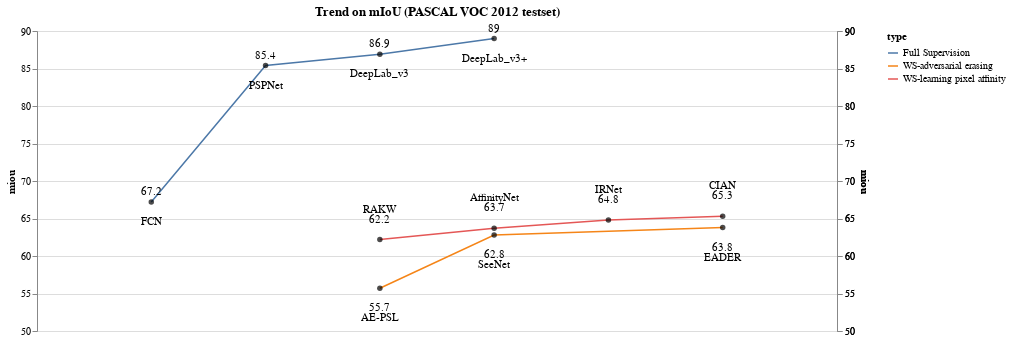

The notebook cell this image was saved under:
### Markdown cell above
## Trend

### Code cell
#@title
# https://medium.com/analytics-vidhya/creating-a-dual-axis-pareto-chart-in-altair-e3673107dd14
# https://altair-viz.github.io/user_guide/interactions.html
# https://www.datacamp.com/tutorial/altair-in-python

import altair as alt
import pandas as pd

y_scale = [50, 90]
x_scale = [0, 7]

viridis = ['#440154', '#472c7a', '#3b518b', '#2c718e', '#21908d', '#27ad81', '#5cc863', '#aadc32', '#fde725']


data = pd.DataFrame({'type': 4*["Full Supervision"],
                     'idx': [1, 2, 3, 4],
                     'year': ["2015", "2017", "2017", "2018"],
                     'nickname': ['FCN', 'PSPNet', 'DeepLab_v3', 'DeepLab_v3+'],
                     'miou' :[67.2, 85.4, 86.9, 89.0],
                     'backbone' :["unknown","unknown","unknown","unknown"]
                     }
                     )

weakly_data = pd.DataFrame({'type': 4*["WS-learning pixel affinity"],
                     'idx': [3, 4, 5, 6],
                     'year': ["2017", "2018", "2019.", "2020"],
                     'nickname': ['RAKW', 'AffinityNet', 'IRNet', 'CIAN'],
                     'miou' :[62.2, 63.7, 64.8, 65.3],
                     'backbone' :["unknown","unknown","unknown","unknown"]
                     }
                     )

weakly2_data = pd.DataFrame({'type': 3*["WS-adversarial erasing"],
                     'idx': [3, 4, 6],
                     'year': ["2017", "2018", "2020"],
                     'nickname': ['AE-PSL', 'SeeNet', 'EADER'],
                     'miou' :[55.7, 62.8, 63.8],
                     'backbone' :["unknown","unknown","unknown"]
                     }
                     )

def GetGraphElement(data, x_scale, y_scale, perf_measure, line_color = "#000000", point_color = "#000000", text_color = "#000000", text_y_pos = -10, textperf_y_pos=-20):
    base = alt.Chart(data).encode(
    x = alt.X("idx", scale=alt.Scale(domain=x_scale),axis=None),
    ).properties (
    width = 800,
    title = ["Trend on mIoU (PASCAL VOC 2012 testset)"]
    )

    line = base.mark_line(strokeWidth= 1.5, color = line_color).encode(
        y=alt.Y('miou', scale=alt.Scale(domain=y_scale),axis=alt.Axis(grid=True)),
        #text = alt.Text('nickname')
        color=alt.Color('type'),
        #opacity='type'
    )

    points = base.mark_circle(strokeWidth= 3, color = point_color).encode(
            y=alt.Y(perf_measure, scale=alt.Scale(domain=y_scale), axis=None),
            tooltip = [alt.Tooltip('year'),
            alt.Tooltip('nickname'),
            alt.Tooltip(perf_measure),
            alt.Tooltip('backbone'),],
    )

    point_nick = points.mark_text(align='center', baseline='middle', dy = text_y_pos,).encode(
        y= alt.Y(perf_measure, scale=alt.Scale(domain=y_scale), axis=None),
        text=alt.Text(perf_measure),
        color= alt.value(text_color)
    )
    point_perf = points.mark_text(align='center', baseline='middle', dy = textperf_y_pos).encode(
        y= alt.Y(perf_measure, scale=alt.Scale(domain=y_scale), axis=None),
        text=alt.Text('nickname'),
        color= alt.value(text_color)
    )   

    return base, line, points, point_nick, point_perf

def description_test(pos_x, pos_y, text, color):
    return alt.Chart({'values':[{}]}).mark_text(align = "left", baseline ="top").encode(
        x = alt.value(pos_x),
        y = alt.value(pos_y),
        text = alt.value([text]),
        color= alt.value(color)
    )
    

base, line, points, point_nick, point_perf = GetGraphElement(data, x_scale, y_scale, 'miou', 
                                                            line_color = "#fde725", point_color = "#000000", text_color = "#000000", 
                                                            text_y_pos = -10, textperf_y_pos=20)
base2, line2, points2, point_nick2, point_perf2 = GetGraphElement(weakly_data, x_scale, y_scale, 'miou', 
                                                                    line_color = "#cb4154", point_color = "#000000", text_color = "#000000", 
                                                                    text_y_pos = -20, textperf_y_pos=-30)
base3, line3, points3, point_nick3, point_perf3 = GetGraphElement(weakly2_data, x_scale, y_scale, 'miou', 
                                                                    line_color = "#3b518b", point_color = "#000000", text_color = "#000000", 
                                                                    text_y_pos = 20, textperf_y_pos=30)

(
    line+points+point_nick+point_perf+
    line2+points2+point_nick2+point_perf2+ 
    line3+points3+point_nick3+point_perf3
).resolve_scale(y = 'independent')

### Figure 1 — Vega-Lite specification as saved in the notebook (floating-point values rounded to 4 significant figures)
{"config": {"view": {"continuousWidth": 400, "continuousHeight": 300}}, "layer": [{"mark": {"type": "line", "color": "#fde725", "strokeWidth": 1.5}, "encoding": {"color": {"field": "type", "type": "nominal"}, "x": {"axis": null, "field": "idx", "scale": {"domain": [0, 7]}, "type": "quantitative"}, "y": {"axis": {"grid": true}, "field": "miou", "scale": {"domain": [50, 90]}, "type": "quantitative"}}, "title": ["Trend on mIoU (PASCAL VOC 2012 testset)"], "width": 800}, {"mark": {"type": "circle", "color": "#000000", "strokeWidth": 3}, "encoding": {"tooltip": [{"field": "year", "type": "nominal"}, {"field": "nickname", "type": "nominal"}, {"field": "miou", "type": "quantitative"}, {"field": "backbone", "type": "nominal"}], "x": {"axis": null, "field": "idx", "scale": {"domain": [0, 7]}, "type": "quantitative"}, "y": {"axis": null, "field": "miou", "scale": {"domain": [50, 90]}, "type": "quantitative"}}, "title": ["Trend on mIoU (PASCAL VOC 2012 testset)"], "width": 800}, {"mark": {"type": "text", "align": "center", "baseline": "middle", "dy": -10}, "encoding": {"color": {"value": "#000000"}, "text": {"field": "miou", "type": "quantitative"}, "tooltip": [{"field": "year", "type": "nominal"}, {"field": "nickname", "type": "nominal"}, {"field": "miou", "type": "quantitative"}, {"field": "backbone", "type": "nominal"}], "x": {"axis": null, "field": "idx", "scale": {"domain": [0, 7]}, "type": "quantitative"}, "y": {"axis": null, "field": "miou", "scale": {"domain": [50, 90]}, "type": "quantitative"}}, "title": ["Trend on mIoU (PASCAL VOC 2012 testset)"], "width": 800}, {"mark": {"type": "text", "align": "center", "baseline": "middle", "dy": 20}, "encoding": {"color": {"value": "#000000"}, "text": {"field": "nickname", "type": "nominal"}, "tooltip": [{"field": "year", "type": "nominal"}, {"field": "nickname", "type": "nominal"}, {"field": "miou", "type": "quantitative"}, {"field": "backbone", "type": "nominal"}], "x": {"axis": null, "field": "idx", "scale": {"domain": [0, 7]}, "type": "quantitative"}, "y": {"axis": null, "field": "miou", "scale": {"domain": [50, 90]}, "type": "quantitative"}}, "title": ["Trend on mIoU (PASCAL VOC 2012 testset)"], "width": 800}, {"data": {"name": "data-3bbcab5afbbb5e8d029b702fb9b788a7"}, "mark": {"type": "line", "color": "#cb4154", "strokeWidth": 1.5}, "encoding": {"color": {"field": "type", "type": "nominal"}, "x": {"axis": null, "field": "idx", "scale": {"domain": [0, 7]}, "type": "quantitative"}, "y": {"axis": {"grid": true}, "field": "miou", "scale": {"domain": [50, 90]}, "type": "quantitative"}}, "title": ["Trend on mIoU (PASCAL VOC 2012 testset)"], "width": 800}, {"data": {"name": "data-3bbcab5afbbb5e8d029b702fb9b788a7"}, "mark": {"type": "circle", "color": "#000000", "strokeWidth": 3}, "encoding": {"tooltip": [{"field": "year", "type": "nominal"}, {"field": "nickname", "type": "nominal"}, {"field": "miou", "type": "quantitative"}, {"field": "backbone", "type": "nominal"}], "x": {"axis": null, "field": "idx", "scale": {"domain": [0, 7]}, "type": "quantitative"}, "y": {"axis": null, "field": "miou", "scale": {"domain": [50, 90]}, "type": "quantitative"}}, "title": ["Trend on mIoU (PASCAL VOC 2012 testset)"], "width": 800}, {"data": {"name": "data-3bbcab5afbbb5e8d029b702fb9b788a7"}, "mark": {"type": "text", "align": "center", "baseline": "middle", "dy": -20}, "encoding": {"color": {"value": "#000000"}, "text": {"field": "miou", "type": "quantitative"}, "tooltip": [{"field": "year", "type": "nominal"}, {"field": "nickname", "type": "nominal"}, {"field": "miou", "type": "quantitative"}, {"field": "backbone", "type": "nominal"}], "x": {"axis": null, "field": "idx", "scale": {"domain": [0, 7]}, "type": "quantitative"}, "y": {"axis": null, "field": "miou", "scale": {"domain": [50, 90]}, "type": "quantitative"}}, "title": ["Trend on mIoU (PASCAL VOC 2012 testset)"], "width": 800}, {"data": {"name": "data-3bbcab5afbbb5e8d029b702fb9b788a7"}, "mark": {"type": "text", "align": "center", "baseline": "middle", "dy": -30}, "encoding": {"color": {"value": "#000000"}, "text": {"field": "nickname", "type": "nominal"}, "tooltip": [{"field": "year", "type": "nominal"}, {"field": "nickname", "type": "nominal"}, {"field": "miou", "type": "quantitative"}, {"field": "backbone", "type": "nominal"}], "x": {"axis": null, "field": "idx", "scale": {"domain": [0, 7]}, "type": "quantitative"}, "y": {"axis": null, "field": "miou", "scale": {"domain": [50, 90]}, "type": "quantitative"}}, "title": ["Trend on mIoU (PASCAL VOC 2012 testset)"], "width": 800}, {"data": {"name": "data-c5400efb3eb7d9f810ecb419f3093384"}, "mark": {"type": "line", "color": "#3b518b", "strokeWidth": 1.5}, "encoding": {"color": {"field": "type", "type": "nominal"}, "x": {"axis": null, "field": "idx", "scale": {"domain": [0, 7]}, "type": "quantitative"}, "y": {"axis": {"grid": true}, "field": "miou", "scale": {"domain": [50, 90]}, "type": "quantitative"}}, "title": ["Trend on mIoU (PASCAL VOC 2012 testset)"], "width": 800}, {"data": {"name": "data-c5400efb3eb7d9f810ecb419f3093384"}, "mark": {"type": "circle", "color": "#000000", "strokeWidth": 3}, "encoding": {"tooltip": [{"field": "year", "type": "nominal"}, {"field": "nickname", "type": "nominal"}, {"field": "miou", "type": "quantitative"}, {"field": "backbone", "type": "nominal"}], "x": {"axis": null, "field": "idx", "scale": {"domain": [0, 7]}, "type": "quantitative"}, "y": {"axis": null, "field": "miou", "scale": {"domain": [50, 90]}, "type": "quantitative"}}, "title": ["Trend on mIoU (PASCAL VOC 2012 testset)"], "width": 800}, {"data": {"name": "data-c5400efb3eb7d9f810ecb419f3093384"}, "mark": {"type": "text", "align": "center", "baseline": "middle", "dy": 20}, "encoding": {"color": {"value": "#000000"}, "text": {"field": "miou", "type": "quantitative"}, "tooltip": [{"field": "year", "type": "nominal"}, {"field": "nickname", "type": "nominal"}, {"field": "miou", "type": "quantitative"}, {"field": "backbone", "type": "nominal"}], "x": {"axis": null, "field": "idx", "scale": {"domain": [0, 7]}, "type": "quantitative"}, "y": {"axis": null, "field": "miou", "scale": {"domain": [50, 90]}, "type": "quantitative"}}, "title": ["Trend on mIoU (PASCAL VOC 2012 testset)"], "width": 800}, {"data": {"name": "data-c5400efb3eb7d9f810ecb419f3093384"}, "mark": {"type": "text", "align": "center", "baseline": "middle", "dy": 30}, "encoding": {"color": {"value": "#000000"}, "text": {"field": "nickname", "type": "nominal"}, "tooltip": [{"field": "year", "type": "nominal"}, {"field": "nickname", "type": "nominal"}, {"field": "miou", "type": "quantitative"}, {"field": "backbone", "type": "nominal"}], "x": {"axis": null, "field": "idx", "scale": {"domain": [0, 7]}, "type": "quantitative"}, "y": {"axis": null, "field": "miou", "scale": {"domain": [50, 90]}, "type": "quantitative"}}, "title": ["Trend on mIoU (PASCAL VOC 2012 testset)"], "width": 800}], "data": {"name": "data-bfb889cbc352b71cdde18a516b6411c4"}, "resolve": {"scale": {"y": "independent"}}, "$schema": "https://vega.github.io/schema/vega-lite/v4.17.0.json", "datasets": {"data-bfb889cbc352b71cdde18a516b6411c4": [{"type": "Full Supervision", "idx": 1, "year": "2015", "nickname": "FCN", "miou": 67.2, "backbone": "unknown"}, {"type": "Full Supervision", "idx": 2, "year": "2017", "nickname": "PSPNet", "miou": 85.4, "backbone": "unknown"}, {"type": "Full Supervision", "idx": 3, "year": "2017", "nickname": "DeepLab_v3", "miou": 86.9, "backbone": "unknown"}, {"type": "Full Supervision", "idx": 4, "year": "2018", "nickname": "DeepLab_v3+", "miou": 89.0, "backbone": "unknown"}], "data-3bbcab5afbbb5e8d029b702fb9b788a7": [{"type": "WS-learning pixel affinity", "idx": 3, "year": "2017", "nickname": "RAKW", "miou": 62.2, "backbone": "unknown"}, {"type": "WS-learning pixel affinity", "idx": 4, "year": "2018", "nickname": "AffinityNet", "miou": 63.7, "backbone": "unknown"}, {"type": "WS-learning pixel affinity", "idx": 5, "year": "2019.", "nickname": "IRNet", "miou": 64.8, "backbone": "unknown"}, {"type": "WS-learning pixel affinity", "idx": 6, "year": "2020", "nickname": "CIAN", "miou": 65.3, "backbone": "unknown"}], "data-c5400efb3eb7d9f810ecb419f3093384": [{"type": "WS-adversarial erasing", "idx": 3, "year": "2017", "nickname": "AE-PSL", "miou": 55.7, "backbone": "unknown"}, {"type": "WS-adversarial erasing", "idx": 4, "year": "2018", "nickname": "SeeNet", "miou": 62.8, "backbone": "unknown"}, {"type": "WS-adversarial erasing", "idx": 6, "year": "2020", "nickname": "EADER", "miou": 63.8, "backbone": "unknown"}]}}
